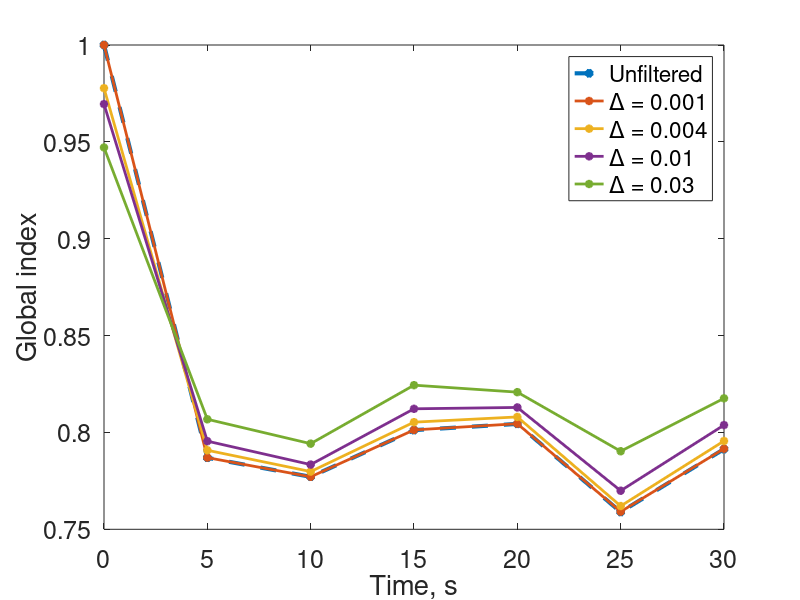
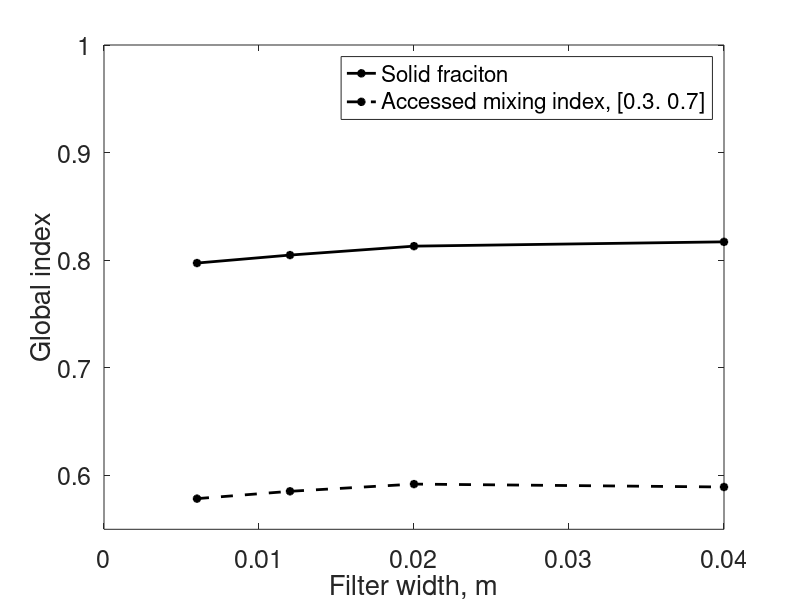

Here is the MATLAB script that generated these plots, in order:
%% -----------------------------------------------------------------------
% Global mixing index
% Scale-dependent mixing
% 2D CFD particle segregation

% Plotting global mixing index with fitlering and in time
% Values are obtained from scale dependent mixing global index scritps

% Author: Barlev R. Nagawkar, Iowa State University
% ------------------------------------------------------------------------

clear 
close all
clc

%% Global index based on filtered solid fraciton

time = 0:5:30;

GI_30 = [0.7914 0.7916 0.7956 0.8038 0.8176];
GI_25 = [0.7589 0.7591 0.7620 0.7699 0.7903]; 
GI_20 = [0.8044 0.8045 0.8080 0.8129 0.8208];
GI_15 = [0.8012 0.8013 0.8053 0.8122 0.8244];
GI_10 = [0.7771 0.7771 0.7798 0.7834 0.7942];
GI_05 = [0.7869 0.7870 0.7908 0.7955 0.8068]; 
GI_00 = [1 1 0.9777 0.9695 0.9471];

GI = [GI_00; GI_05; GI_10; GI_15; GI_20; GI_25; GI_30];

figure(1)
plot(time,GI(:,1), '--*', 'Color','#0072BD',  'LineWidth',3)
hold on
plot(time,GI(:,2),'-*', 'Color', '#D95319', 'LineWidth',2)
plot(time,GI(:,3),'-*', 'Color', '#EDB120', 'LineWidth',2)
plot(time,GI(:,4),'-*', 'Color', '#7E2F8E', 'LineWidth',2)
plot(time,GI(:,5),'-*', 'Color', '#77AC30', 'LineWidth',2)
xlabel('Time, s')
ylabel('Global index')
set(gca,'FontSize',18)
hlegend=legend('Unfiltered','\Delta = 0.001','\Delta = 0.004','\Delta = 0.01','\Delta = 0.03');

%% Global index based on accessed region mixing

filt = [0.006 0.012 0.02 0.04];
gm = [0.7974 0.8048 0.8131 0.8171]; % Solid fraction
amgm = [0.5785 0.5853 0.5920 0.5893]; % Accessed mixing 

figure(2)
plot(filt,gm, '-*k', 'Linewidth',2)
hold on
plot(filt,amgm, '--*k', 'Linewidth',2)
xlabel('Filter width, m')
ylabel('Global index')
legend('Solid fraciton', 'Accessed mixing index, [0.3. 0.7]')
axis([0 0.04 0.55 1])
set(gca,'FontSize',18)